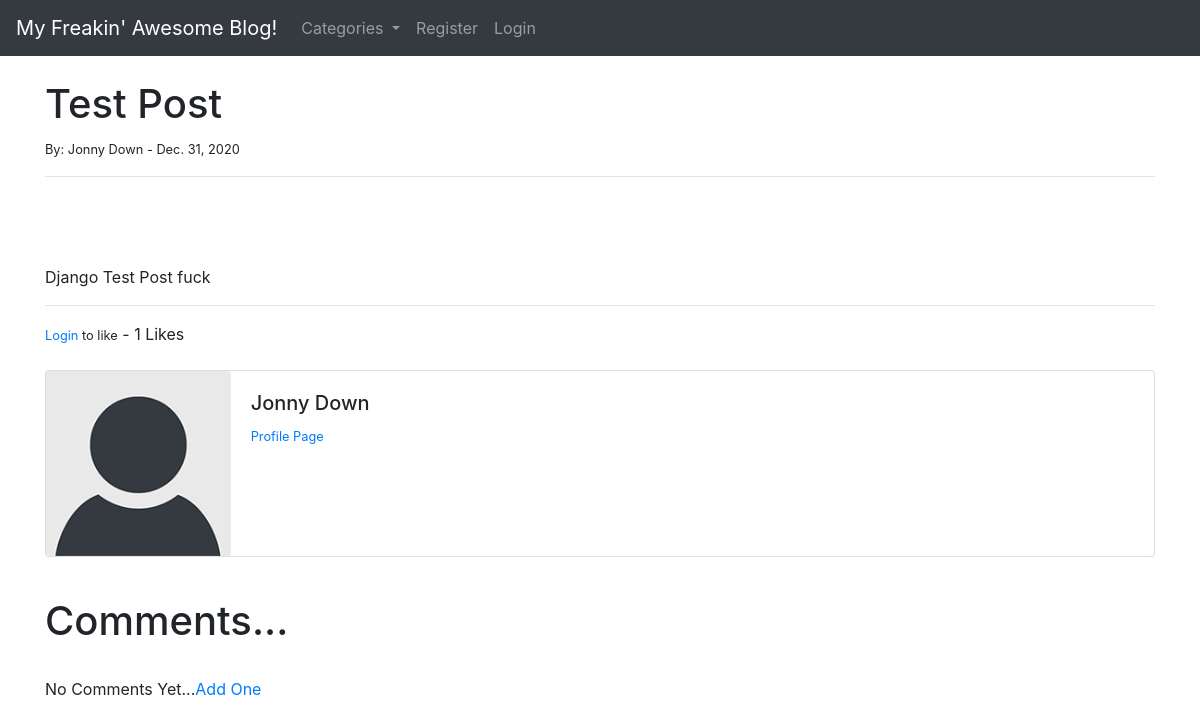
The app's page /article/1 with its own data.
### plogyn/models.py (models this page shows, shortened)
class Post(models.Model):
	title = models.CharField(max_length=255)
	header_image = models.ImageField(null=True, blank=True, upload_to="images/")
	title_tag = models.CharField(max_length=255)
	author = models.ForeignKey(User, on_delete=models.CASCADE)
	body = RichTextField(blank=True, null=True)
	post_date = models.DateField(auto_now_add=True)
	category = models.CharField(max_length=255, default='coding')
	snippet = models.CharField(max_length=255)
	likes = models.ManyToManyField(User, related_name='blog_posts')
	def total_likes(self):
		return self.likes.count()

### plogyn/views.py (the view)
# urls.py: path('article/<int:pk>', ArticleDetailView.as_view(), name='article-detail'),
class ArticleDetailView(DetailView):
	model = Post
	template_name = 'article_details.html'
	def get_context_data(self, *args, **kwargs):
		cat_menu = Category.objects.all()
		context = super(ArticleDetailView, self).get_context_data(*args, **kwargs)
		stuff = get_object_or_404(Post, id=self.kwargs['pk'])
		total_likes = stuff.total_likes()
		liked = False
		if stuff.likes.filter(id=self.request.user.id).exists():
			liked = True
		context["cat_menu"] = cat_menu
		context["total_likes"] = total_likes
		context["liked"] = liked
		return context

### plogyn/models.py (called while the page is built)
	def __str__(self):
		return self.name

### plogyn/templates/article_details.html (shortened to what this page needs)
{% extends 'base.html' %}
{% load static %}
{% block content %}
	<h1>{{ post.title }}</h1>
	<small>By:
		{{ post.author.first_name }}
		{{ post.author.last_name }} -
		{{ post.post_date }}
	</small><br/>
	<hr>
	<br/>
	<br/><br/>
	{{ post.body|safe }}
	<hr>
	<form action="{% url 'like_post' post.pk %}" method="POST">
	{% if user.is_authenticated %}
		{% if liked %}
			<button type="submit", name="post_id", value="{{ post.id }}", class="btn btn-danger btn-sm">Unlike</button>
		{% else %}
			<button type="submit", name="post_id", value="{{ post.id }}", class="btn btn-primary btn-sm">Like</button>
		{% endif %}
	{% else %}
		<small><a href="{% url 'login' %}">Login</a> to like</small>
	{% endif %}
		- {{ total_likes }} Likes
	</form>
<br/>
<div class="card mb-3">
  <div class="row no-gutters">
    <div class="col-md-2">
{% if post.author.profile.profile_pic %}
      <img src="{{ post.author.profile.profile_pic.url }}" class="card-img">
{% else %}
	<img src="{% static 'theblog/images/default_profile_pic.png' %}" class="card-img">
{% endif %}
    </div>
    <div class="col-md-10">
      <div class="card-body">
        <h5 class="card-title">
        	{{ post.author.first_name }}
			{{ post.author.last_name }}
		</h5>
<p class="small text-muted">
	<a href="{% url 'show_profile_page' post.author.profile.id %}">Profile Page</a>
</p>
      </div>
    </div>
  </div>
</div>
<br/>
<h1>Comments...</h1>
<br/>
{% if not post.comments.all %}
	No Comments Yet...<a href="{% url 'add_comment' post.pk %}">Add One</a>
{% endif %}
<br/>
<br/><br/>
{% endblock %}

### records on screen
Post: title "Test Post", author.first_name "Jonny", author.last_name "Down", post_date "Dec. 31, 2020", body "Django Test Post fuck"

### other values on screen
{{ total_likes }} "1"
